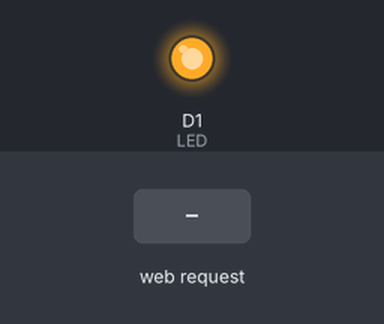
A sketch run on a simulated ESP8266 (NodeMCU). Shown: output pins drawn as LEDs (lit = HIGH). Inputs (shaded band) come from the test bench. WiFi joins after 1.5 s; servers stay silent unless stated; what the sketch prints to the serial monitor is not drawn.

Above: at 2.7 s.
2.8 s: HTTP request GET /LEDstatus received
At 3.9 s:
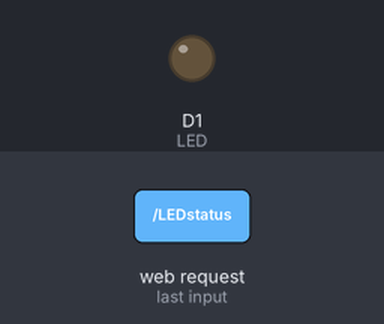
Timing chart, 0 to 5.8 s (numbered marks = the images above; inputs shaded):
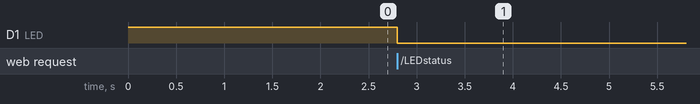

Measured:
- after the input at 2.8 s, D1 (LED): HIGH → LOW at once

The sketch:

EPS-8266_ledControl.ino
```cpp
#include <ESP8266WiFi.h>
#include <ESP8266WebServer.h>
#include "LEDstatus.h"


#define TENWIFI "POCO X3 Pro"
#define PASSWIFI "11111111"
ESP8266WebServer server(80);

int led_status = 1;
int LED = D1;

void connection() {
  String s = MAIN_page;
  server.send(200, "text/html", s);
}

void handleLED(){
  if (led_status == 1){
    digitalWrite(LED, LOW);
    server.send(200, "text/plain", "0");
    led_status = 0;
  } else if (led_status == 0){
    digitalWrite(LED, HIGH);
    server.send(200, "text/plain", "1");
    led_status = 1;
  }
}

void setup(){
  pinMode(LED, OUTPUT);
  digitalWrite(LED, HIGH);

  Serial.begin(9600);
  WiFi.begin(TENWIFI, PASSWIFI);
  Serial.print("\n Đang thử kết nối");
  while (WiFi.status() != WL_CONNECTED) {
    delay (500);
    Serial.print(".");
  }

  Serial.print("\n Kết nối thanh công. IP address: ");
  Serial.println(WiFi.localIP());
  server.begin(); // Khởi động server.
  Serial.print("Server đã khởi động.");

  server.on("/", connection);
  server.on("/LEDstatus", handleLED);
  server.begin();
}

void loop() {
  server.handleClient();
}
```

LEDstatus.h
```cpp
const char MAIN_page[] PROGMEM = R"=====(
<!DOCTYPE html>
<html>
  <head>
    <meta name='viewport' content='width=device-width, initial-scale=1.0'/>
    <meta charset='utf-8'>
    <style>
      body {
        font-family: Arial, sans-serif;
        display: flex;
        flex-direction: column;
        justify-content: center;
        align-items: center;
      }
      h2 {text-align:center; }
      button {
        padding: 10px 20px;
        font-size: 16px;
        border: none;
        border-radius: 5px;
        background-color: #4CAF50;
        color: white;
        cursor: pointer;
      }

      .btn-off {
        background-color: #f44336;
      }
    </style>
    <title>Điều khiển LED</title>
  </head>
  <body>
    <h2>Bật/ tắt LED</h2>

    <button class='btn-status'>TẮT ĐÈN</button>

    <script>
        const btnStatus = document.querySelector('.btn-status');
        btnStatus.addEventListener('click', () => {
            var xhr = new XMLHttpRequest();
            xhr.onreadystatechange = function() {
                if (xhr.readyState == 4 && xhr.status == 200) {
                    if (xhr.responseText == '0') {
                        btnStatus.innerHTML = 'BẬT ĐÈN';
                        btnStatus.classList.add('btn-off');
                    } else {
                        btnStatus.innerHTML = 'TẮT ĐÈN';
                        btnStatus.classList.remove('btn-off');
                    }
                }
            };
            xhr.open('GET', '/LEDstatus', true);
            xhr.send();
        });
    </script>
  </body>
</html>
)=====";
```
